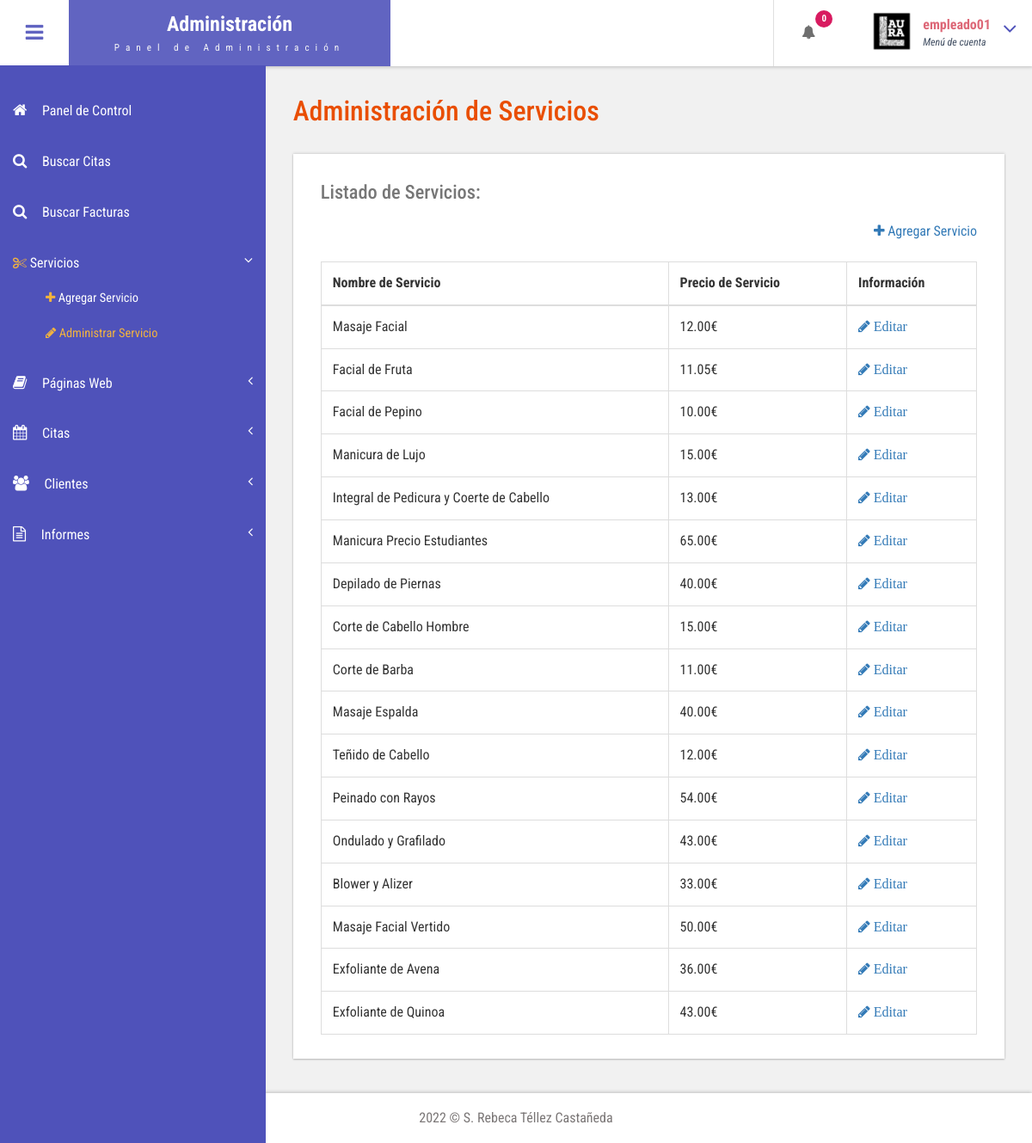
The page /admin/manage-services.php (signed in) on the database its author committed.
### tables this page shows
CREATE TABLE
    IF NOT EXISTS `tblservices` (
        `ID` INT(10) NOT NULL,
        `ServiceName` VARCHAR(200) DEFAULT NULL,
        `Cost` DECIMAL (5, 2) DEFAULT NULL,
        `CreationDate` TIMESTAMP NULL DEFAULT CURRENT_TIMESTAMP
    );

### admin/manage-services.php (the view, shortened to what this page needs)
<?php
include('includes/dbconnection.php');
if (strlen($_SESSION['bpmsaid'] == 0)) {
	header('location:logout.php');
} else {
?>
	<!DOCTYPE HTML>
	<html>
	<head>
		<link href="css/bootstrap.css" rel='stylesheet' type='text/css' />
		<link href="css/style.css" rel='stylesheet' type='text/css' />
		<link href="css/font-awesome.css" rel="stylesheet">
		<link href="css/animate.css" rel="stylesheet" type="text/css" media="all">
		<link href="css/custom.css" rel="stylesheet">
	</head>
	<body class="cbp-spmenu-push">
		<div class="main-content">
			<?php include_once('includes/sidebar.php'); ?>
			<?php include_once('includes/header.php'); ?>
			<div id="page-wrapper">
				<div class="main-page">
					<div class="tables">
						<h3 class="title1">Administración de Servicios</h3>
						<div class="table-responsive bs-example widget-shadow">
							<h4>Listado de Servicios:</h4>
							<div align=right>
								<a href="add-services.php" class="nav_icon">
									<i class="fa fa-plus"></i> Agregar Servicio
								</a>
							</div>
							<br>
							<table class="table table-bordered">
								<thead>
									<tr>
										<th>Nombre de Servicio</th>
										<th>Precio de Servicio</th>
										<th>Información</th>
									</tr>
								</thead>
								<tbody>
									<?php
									$ret = mysqli_query($con, "select *from  tblservices");
									while ($row = mysqli_fetch_array($ret)) {
									?>
										<tr>
											<td><?php echo $row['ServiceName']; ?></td>
											<td><?php echo $row['Cost']; ?>€</td>
											<td>
												<a href="edit-services.php?editid=<?php echo $row['ID']; ?>">
													<i class="fa fa-pencil"> Editar</i>
												</a>
											</td>
										</tr> <?php
											} ?>
								</tbody>
							</table>
						</div>
					</div>
				</div>
			</div>
			<?php include_once('includes/footer.php'); ?>
		</div>
	</body>
	</html>
<?php }  ?>

### admin/includes/header.php (shortened to what this page needs)
<div class="sticky-header header-section ">
  <div class="header-left">
    <button id="showLeftPush"><i class="fa fa-bars"></i></button>
    <div class="logo">
      <a href="index.php">
        <h1>Administración</h1>
        <span>Panel de Administración</span>
      </a>
    </div>
  </div>
  <div class="header-right">
    <div class="profile_details_left">
      <ul class="nofitications-dropdown">
        <?php
        $ret1 = mysqli_query($con, "select ID,Name from  tblappointment where Status=''");
        $num = mysqli_num_rows($ret1);
        ?>
        <li class="dropdown head-dpdn">
          <a href="#" class="dropdown-toggle" data-toggle="dropdown" aria-expanded="false"><i class="fa fa-bell"></i><span class="badge blue"><?php echo $num; ?></span></a>
        </li>
      </ul>
      <div class="clearfix"> </div>
    </div>
    <div class="profile_details">
      <?php
      $adid = $_SESSION['bpmsaid'];
      $ret = mysqli_query($con, "select AdminName from tbladmin where ID='$adid'");
      $row = mysqli_fetch_array($ret);
      $name = $row['AdminName'];
      ?>
      <ul>
        <li class="dropdown profile_details_drop">
          <a href="#" class="dropdown-toggle" data-toggle="dropdown" aria-expanded="false">
            <div class="profile_img">
              <span class="prfil-img"><img src="images/laura_logo.png" alt="" width="50" height="50"> </span>
              <div class="user-name">
                <p><?php echo $name; ?></p>
                <span>Menú de cuenta</span>
              </div>
              <i class="fa fa-angle-down lnr"></i>
              <div class="clearfix"></div>
            </div>
          </a>
        </li>
      </ul>
    </div>
  </div>
  <div class="clearfix"> </div>
</div>

### admin/css/style.css (style rules this page uses)
h4, h5, h6, h1, h2, h3 { margin: 0; }
ul, ol { margin: 0; }
p { margin: 0; }
html, body { font-family: 'Roboto Condensed', sans-serif; font-size: 100%; overflow-x: hidden; background: #fff; }
body a { transition: 0.5s all ease; -webkit-transition: 0.5s all ease; -moz-transition: 0.5s all ease; -o-transition: 0.5s all ease; -ms-transition: 0.5s all ease; text-decoration:none; }
h1,h2,h3,h4,h5,h6 { margin:0; }
p { margin:0; }
ul,label { margin:0; padding:0; }
.main-content { position: relative; }
.sticky-header { position: fixed; top: 0; left:0px; width: 100%; z-index: 100; }
.header-section { background:#FFF; box-shadow: 1px 1px 4px rgba(0, 0, 0, 0.21); -webkit-box-shadow: 1px 1px 4px rgba(0, 0, 0, 0.21); -moz-box-shadow: 1px 1px 4px rgba(0, 0, 0, 0.21); -o-box-shadow: 1px 1px 4px rgba(0, 0, 0, 0.21); }
.header-section::after { clear: both; display: block; content: ''; }
.header-left { float: left; width: 45%; }
.header-right { float: right; }
button#showLeftPush { font-size: 1.5em; width: 80px; padding: 0.87em 0; text-align: center; cursor: pointer; float: left; color: #6F6F6F; -moz-transition: all 0.2s ease-out 0s; -webkit-transition: all 0.2s ease-out 0s; transition: all 0.2s ease-out 0s; border: none; background-color: #fff; outline:none; }
.cbp-spmenu-push { overflow-x: hidden; position: relative; }
.cbp-spmenu, .cbp-spmenu-push { -webkit-transition: all 0.3s ease; -moz-transition: all 0.3s ease; transition: all 0.3s ease; }
.cbp-spmenu-push div#page-wrapper { margin: 0 0 0 19.3em; transition:.5s all; -webkit-transition:.5s all; -moz-transition:.5s all; }
.fa { display: inline-block; font-family: FontAwesome; font-style: normal; font-weight: normal; line-height: 1; -webkit-font-smoothing: antialiased; -moz-osx-font-smoothing: grayscale; }
.logo { background: #6164C1; text-align: center; float: left; }
.logo a { padding: 0.9em 3.3em .7em; display: block; text-decoration: none; }
.logo a h1 { color: #fff; font-size: 1.5em; line-height: 1.2em; font-weight: 700; }
.logo a span { color: #F8F8F8; font-size: .7em; text-align: center; letter-spacing: 7px; }
.profile_details_left { float: left; }
li.dropdown.head-dpdn { display: inline-block; padding: 1.7em 0; border-left: 1px solid #E0E0E0; float: left; }
li.dropdown.head-dpdn a.dropdown-toggle { padding: 1.7em 2em; }
i.fa.fa-bell { color:#6F6F6F; }
.header-right span.badge { font-size: 11px; font-weight: bold; color: #FFF; background: #8BC34A; line-height: 15px; width: 20px; height: 20px; border-radius: 2em; -webkit-border-radius: 2em; -moz-border-radius: 2em; -o-border-radius: 2em; text-align: center; display: inline-block; position: absolute; top: 16%; padding: 2px 0 0; }
.header-right span.blue { background-color:#D81B60; }
.profile_details { float: right; }
.profile_details_drop a.dropdown-toggle { display:block; padding: 0.8em 3em 0 2em; }
.profile_img span.prfil-img { float:left; }
.user-name { float:left; margin-top:8px; margin-left:11px; height:35px; }
.profile_details ul li { list-style-type:none; position:relative; }
.profile_details li a i.fa.lnr { position: absolute; top: 34%; right: 8%; color: #4F52BA; font-size: 1.6em; }
.user-name p { font-size:1em; color:#DD6777; line-height:1em; font-weight:700; }
.user-name span { font-size: .75em; font-style: italic; color: #424f63; font-weight: normal; margin-top: .3em; }
.widget-shadow { background-color: #fff; box-shadow: 0 -1px 3px rgba(0,0,0,.12),0 1px 2px rgba(0,0,0,.24); -webkit-box-shadow: 0 -1px 3px rgba(0,0,0,.12),0 1px 2px rgba(0,0,0,.24); -moz-box-shadow: 0 -1px 3px rgba(0,0,0,.12),0 1px 2px rgba(0,0,0,.24); }
h3.title1 { font-size: 2em; color: #e94e02; margin-bottom: 0.8em; }
.table > thead > tr > th, .table > tbody > tr > th, .table > tfoot > tr > th, .table > thead > tr > td, .table > tbody > tr > td, .table > tfoot > tr > td { border-top: none; }
.tables h4 { font-size: 1.4em; margin-bottom: 1em; color: #777777; }
.tables .panel-body ,.tables .bs-example { padding: 2em 2em 0.5em; }
.tables .table > thead > tr > th, .tables .table > tbody > tr > th, .tables .table > tfoot > tr > th, .tables .table > thead > tr > td, .tables .table > tbody > tr > td, .tables .table > tfoot > tr > td { padding: 13px; border-top: 1px solid #E0E0E0; }
.bs-example { margin-top: 2em; }

### admin/css/custom.css (style rules this page uses)
#page-wrapper { padding:7em 2em 2.5em; background-color: #F1F1F1; }

### rows shown on the page
tblservices: ServiceName "Masaje Facial", Cost "12.00"
tblservices: ServiceName "Facial de Fruta", Cost "11.05"
tblservices: ServiceName "Facial de Pepino", Cost "10.00"
tblservices: ServiceName "Manicura de Lujo", Cost "15.00"
tblservices: ServiceName "Integral de Pedicura y Coerte de Cabello", Cost "13.00"
tblservices: ServiceName "Manicura Precio Estudiantes", Cost "65.00"
tblservices: ServiceName "Depilado de Piernas", Cost "40.00"
tblservices: ServiceName "Corte de Cabello Hombre", Cost "15.00"
tblservices: ServiceName "Corte de Barba", Cost "11.00"
tblservices: ServiceName "Masaje Espalda", Cost "40.00"
tblservices: ServiceName "Teñido de Cabello", Cost "12.00"
tblservices: ServiceName "Peinado con Rayos", Cost "54.00"
tblservices: ServiceName "Ondulado y Grafilado", Cost "43.00"
tblservices: ServiceName "Blower y Alizer", Cost "33.00"
tblservices: ServiceName "Masaje Facial Vertido", Cost "50.00"
tblservices: ServiceName "Exfoliante de Avena", Cost "36.00"
tblservices: ServiceName "Exfoliante de Quinoa", Cost "43.00"

### other values the page prints
$num "0"
$name "empleado01"
